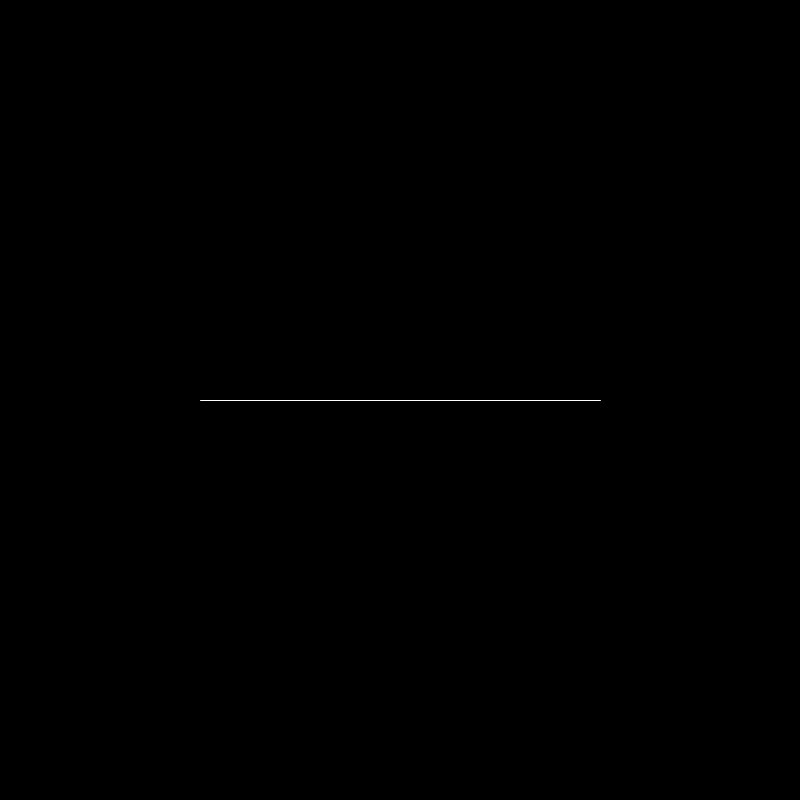
Frame 1 (no input)
Frame 60 (the mouse pressed at the canvas centre just before this capture): identical to frame 1, image omitted
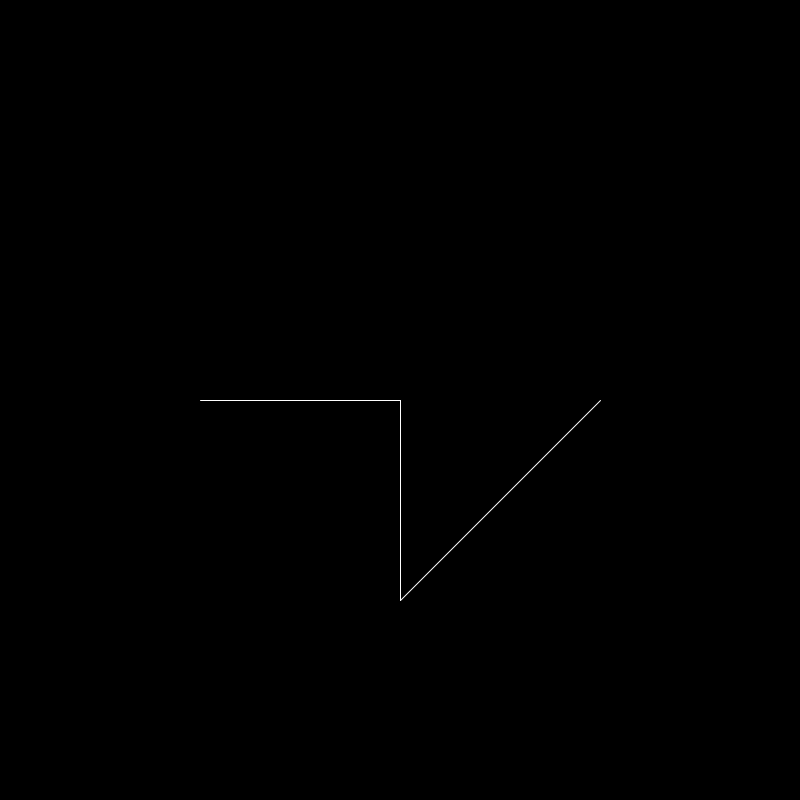
Frame 120 (the mouse held since frame 60 and released just before this capture)

The Processing sketch that drew these frames (run headless with seeded random() and noise(); from frame 60 on, the mouse is pressed at the canvas centre):

// Processing sketch: Fractal_Lightning
// ── Fractal_Lightning.pde
Shape sh;
Line start;

void setup(){
  size(800, 800);
  
  PVector v1 = new PVector(200, 400);
  PVector v2 = new PVector(600, 400);
  start = new Line(v1, v2);
  sh = new Shape(start);
}

void draw(){
  background(0);
  sh.show();
}

void mousePressed(){
   sh.nextGen(); 
}

// ── Line.pde
class Line {
  PVector p1, p2;

  Line(PVector p1, PVector p2) {
    this.p1 = p1.copy();
    this.p2 = p2.copy();
  }

  void show() {
    stroke(255);
    line(p1.x, p1.y, p2.x, p2.y);
  }

  ArrayList<Line> generate() {
    ArrayList<Line> newP = new ArrayList<Line>();

    float dX = p2.x - p1.x;
    float dY = p2.y - p1.y;
    PVector p3;
    if (dY == 0) {
      p3 = new PVector(p1.x + dX / 2, p1.y);
    } else if (dX == 0) {
      p3 = new PVector(p1.x, p1.y + dY / 2);
    } else {
      p3 = new PVector(p1.x + dX / 2, p1.y + dY / 2);
    }

    PVector tmp = p3.copy().sub(p1);
    float phi = PVector.angleBetween(tmp, new PVector());
    tmp.rotate(PI/4 + phi);
    float len = tmp.mag() / sin(PI/4);
    tmp.setMag(len);
    PVector p4 = p1.copy().add(tmp);
    
    newP.add(new Line(p1, p3));
    newP.add(new Line(p3, p4));
    newP.add(new Line(p4, p2));

    return newP;
  }
}

// ── Shape.pde
class Shape {
  ArrayList<Line> path;

  Shape(Line start) {
    path = new ArrayList<Line>();
    path.add(start);
  };

  void show() {
    for (Line l : this.path) {
      l.show();
    }
  }

  void nextGen() {
    ArrayList<Line> newPath = new ArrayList<Line>();

    for (Line l : path) {
      ArrayList<Line> tmp = l.generate();
      for (Line ll : tmp) {
        newPath.add(ll);
      }
    }

    this.path = newPath;
  }
}
